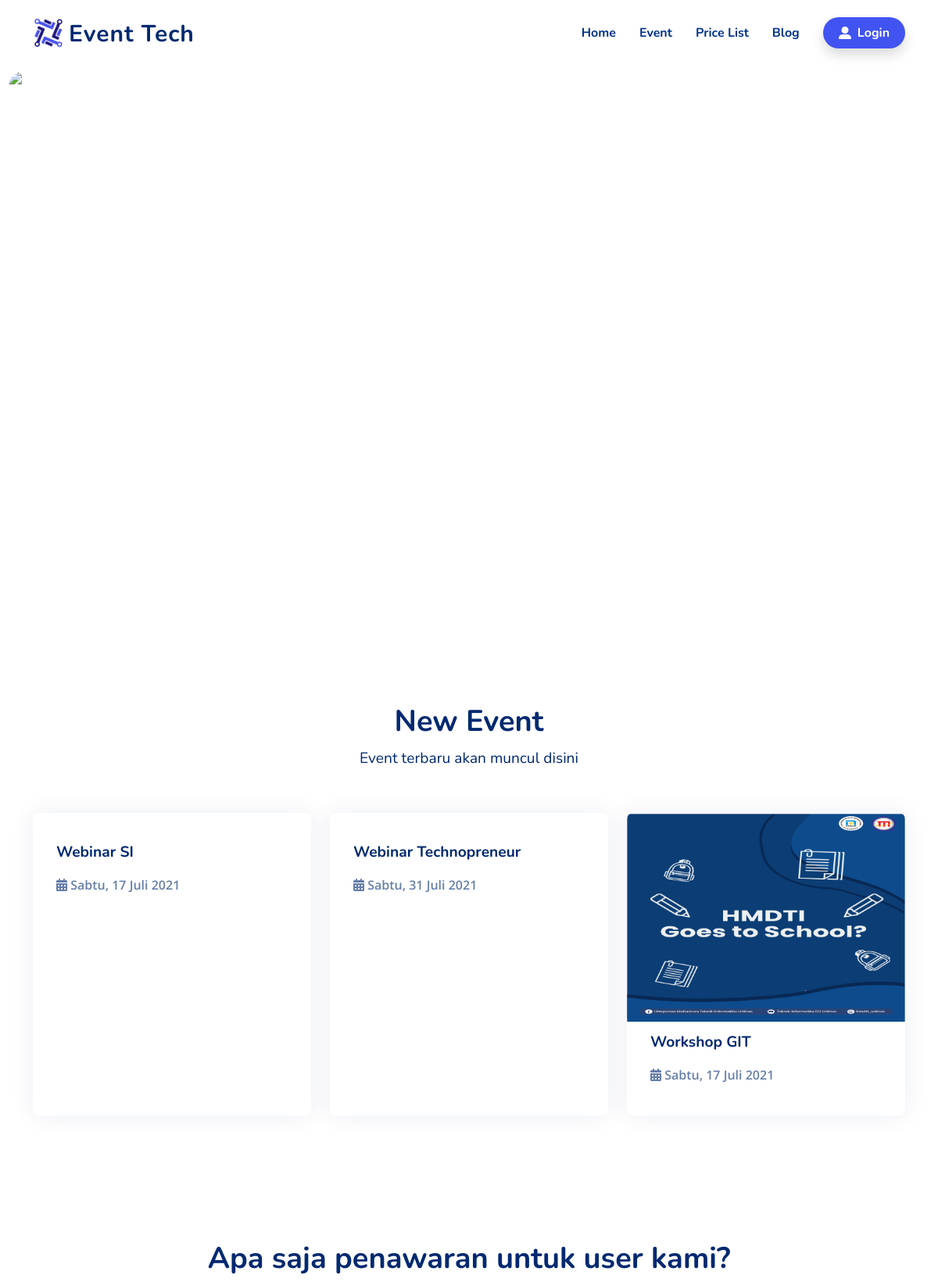
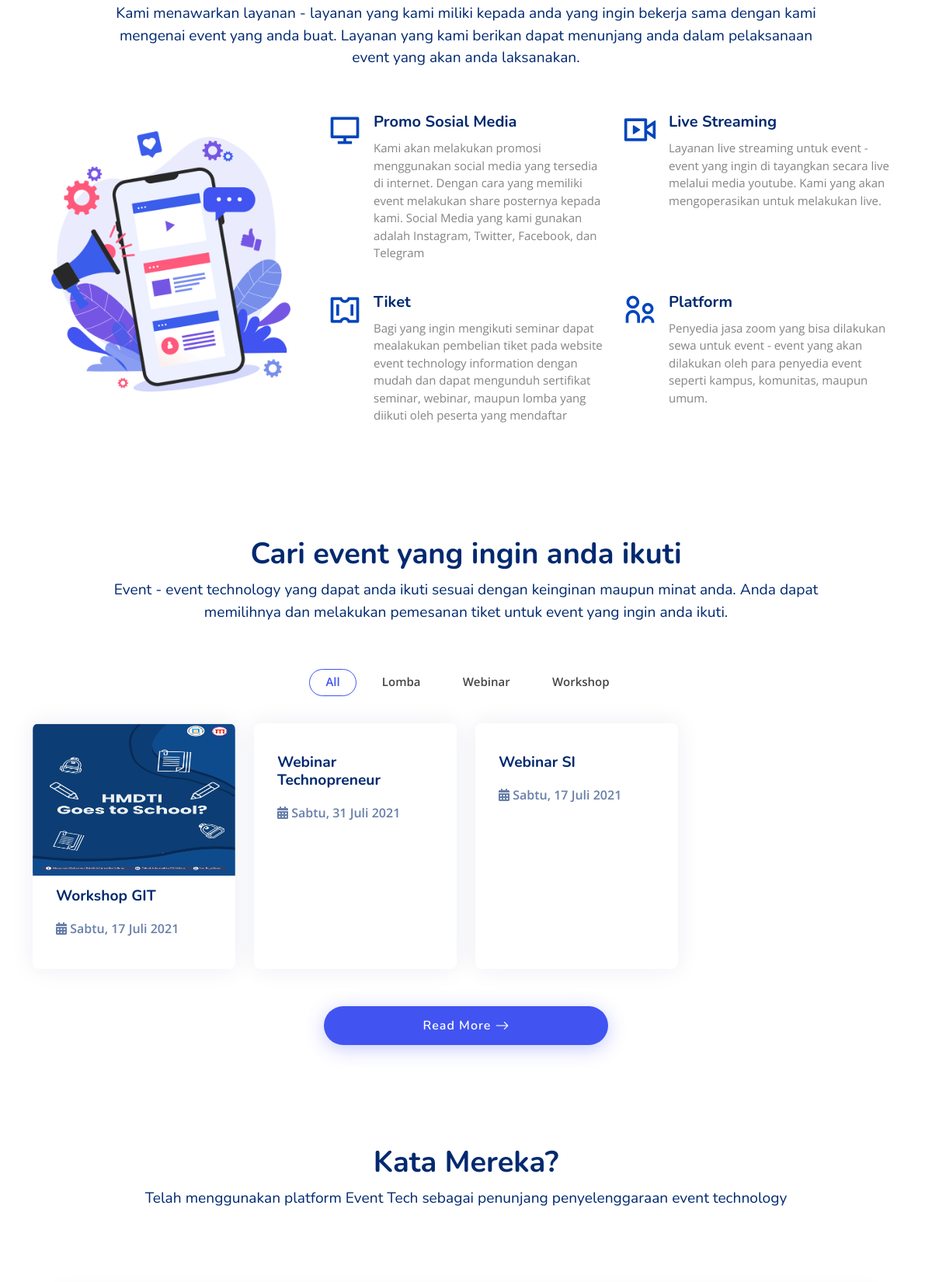
The page / (upper part) on the database its author committed (2 pictures, top to bottom).
### tables this page shows
CREATE TABLE `event` (
  `id` int(11) NOT NULL,
  `event_id` varchar(50) NOT NULL,
  `judul` varchar(128) NOT NULL,
  `category_id` int(11) NOT NULL,
  `deskripsi` text NOT NULL,
  `author` int(11) NOT NULL,
  `date_created` int(11) NOT NULL,
  `harga` varchar(30) NOT NULL,
  `kuota` int(5) NOT NULL,
  `tgl_event` datetime NOT NULL,
  `thumbs` varchar(128) DEFAULT NULL,
  `gambar` varchar(128) NOT NULL DEFAULT 'default.jpg',
  `status` int(11) NOT NULL
);

### application/modules/website/controllers/Website.php (called while the page is built, shortened)
<?php
class Website extends CI_Controller
{
  public function __construct()
  {
    $this->load->model('M_Website', 'website');
  }
  public function index()
  {
    $data['title'] = "Event Tech";
    $data['user'] = $this->db->get_where('user', ['email' =>
    $this->session->userdata('email')])->row_array();
    $data['newevent'] = $this->website->getnewEvent()->result_array();
    $data['workshop'] = $this->website->getAllWrkEvent()->result_array();
    $data['lomba'] = $this->website->getAllLmbEvent()->result_array();
    $data['webinar'] = $this->website->getAllWebEvent()->result_array();
    $data['testi'] = $this->website->getAllTestimoni()->result_array();
    $this->load->view('templates/webs/header', $data);
    $this->load->view('index');
    $this->load->view('templates/webs/footer');
  }
}

### index.php (called while the page is built, shortened)
<?php
require_once BASEPATH.'core/CodeIgniter.php';

### application/modules/website/models/M_Website.php (called while the page is built, shortened)
<?php
class M_Website extends CI_Model
{
  public function getnewEvent()
  {
    $this->db->select('event.*, categories.categories,user.*');
    $this->db->from('event');
    $this->db->join('categories', 'event.category_id = categories.id');
    $this->db->join('user', 'event.author = user.id');
    $this->db->order_by('event.id', 'desc');
    $this->db->limit('3');
    return $this->db->get();
  }
  public function getAllWrkEvent()
  {
    $query = "SELECT `event`.*, `categories`.`categories`, `user`.`name`, `user`. `role_id` FROM `event` JOIN `categories` ON `event`.`category_id` = `categories`.`id` JOIN user ON `event`.`author` = `user`.`id` WHERE `categories` = 'Workshop' ";
    return $this->db->query($query);
  }
  public function getAllWebEvent()
  {
    $query = "SELECT `event`.*, `categories`.`categories`, `user`.`name`, `user`. `role_id` FROM `event` JOIN `categories` ON `event`.`category_id` = `categories`.`id` JOIN user ON `event`.`author` = `user`.`id` WHERE `categories` = 'Webinar' ";
    return $this->db->query($query);
  }
}

### application/helpers/eventtech_helper.php (called while the page is built, shortened)
<?php
if (!function_exists('format_indo')) {
    function format_indo($date)
    {
        $Hari = array("Minggu", "Senin", "Selasa", "Rabu", "Kamis", "Jumat", "Sabtu");
        $Bulan = array("Januari", "Februari", "Maret", "April", "Mei", "Juni", "Juli", "Agustus", "September", "Oktober", "November", "Desember");
        $tahun = substr($date, 0, 4);
        $bulan = substr($date, 5, 2);
        $tgl = substr($date, 8, 2);
        $hari = date("w", strtotime($date));
        $result = $Hari[$hari] . ", " . $tgl . " " . $Bulan[(int)$bulan - 1] . " " . $tahun . " ";
        return $result;
    }
}

### application/modules/website/views/index.php (the view, shortened to what this page needs)
<section id="home" class=" hero d-flex align-items-center">
  <div class="container-fluid">
    <div id="carouselExampleIndicators" class="carousel slide" data-bs-ride="carousel">
      <div class="carousel-indicators">
        <button type="button" data-bs-target="#carouselExampleIndicators" data-bs-slide-to="0" class="active" aria-current="true" aria-label="Slide 1"></button>
        <button type="button" data-bs-target="#carouselExampleIndicators" data-bs-slide-to="1" aria-label="Slide 2"></button>
        <button type="button" data-bs-target="#carouselExampleIndicators" data-bs-slide-to="2" aria-label="Slide 3"></button>
      </div>
      <div class="carousel-inner">
        <div class="carousel-item">
          <img src="<?= base_url('assets/website/img/oncafe.jpg') ?>" class="d-block w-100">
        </div>
      </div>
      <button class="carousel-control-prev" type="button" data-bs-target="#carouselExampleIndicators" data-bs-slide="prev">
        <span class="carousel-control-prev-icon" aria-hidden="true"></span>
      </button>
      <button class="carousel-control-next" type="button" data-bs-target="#carouselExampleIndicators" data-bs-slide="next">
        <span class="carousel-control-next-icon" aria-hidden="true"></span>
      </button>
    </div>
  </div>
</section>
<main id="main">
  <section id="event" class="event">
    <div class="container" data-aos="fade-up">
      <header class="section-header">
        <h2>New Event</h2>
        <p>Event terbaru akan muncul disini</p>
      </header>
      <div class="row">
        <?php
         foreach ($newevent as $new) :
         ?>
          <div class="col-lg-4 eventpost">
            <a href="<?= base_url('website/detail_event/' . $new['event_id']) ?>">
              <div class="post-box">
                <div class="post-img"><img src="<?= base_url('assets/images/event/thumbs/' . $new['thumbs']) ?>" class="img-fluid" alt=""></div>
                <h3 class="post-title"><?= $new['judul'] ?></h3>
                <span class="post-date"><i class="fas fa-calendar-alt"></i> <?php $tgl = $new['tgl_event'];
                                                                             echo format_indo($tgl); ?></span>
              </div>
            </a>
          </div>
        <?php endforeach; ?>
      </div>
    </div>
  </section>
  <section id="features" class="features ">
    <div class="container" data-aos="fade-up">
      <header class="section-header">
        <h2>Apa saja penawaran untuk user kami?</h2>
        <p>Kami menawarkan layanan - layanan yang kami miliki kepada anda yang ingin
          bekerja sama dengan kami mengenai event yang anda buat. Layanan yang kami berikan dapat menunjang anda
          dalam
          pelaksanaan event yang akan anda laksanakan.</p>
      </header>
      <div class="feature-icons">
        <div class="row" data-aos="fade-up">
          <div class="col-xl-4 text-center" data-aos="fade-right" data-aos-delay="100">
            <img src="<?= base_url('assets/website') ?>/img/features-3.png" class="img-fluid p-4" alt="">
          </div>
          <div class="col-xl-8 d-flex content">
            <div class="row align-self-center gy-4">
              <div class="col-md-6 icon-box" data-aos="fade-up">
                <i class=" ri-computer-line"></i>
                <div>
                  <h4>Promo Sosial Media</h4>
                  <p>Kami akan melakukan promosi menggunakan social media yang tersedia di internet.
                    Dengan cara yang memiliki event melakukan share posternya kepada kami. Social Media yang kami
                    gunakan adalah Instagram, Twitter, Facebook, dan Telegram</p>
                </div>
              </div>
              <div class="col-md-6 icon-box" data-aos="fade-up" data-aos-delay="100">
                <i class="ri-live-line"></i>
                <div>
                  <h4>Live Streaming</h4>
                  <p>Layanan live streaming untuk event - event yang ingin di tayangkan secara live melalui media
                    youtube.
                    Kami yang akan mengoperasikan untuk melakukan live.</p>
                </div>
              </div>
              <div class="col-md-6 icon-box" data-aos="fade-up" data-aos-delay="200">
                <i class="ri-coupon-4-line"></i>
                <div>
                  <h4>Tiket</h4>
                  <p>Bagi yang ingin mengikuti seminar dapat mealakukan pembelian tiket pada website event technology
                    information
                    dengan mudah dan dapat mengunduh sertifikat seminar, webinar, maupun lomba yang diikuti oleh
                    peserta yang mendaftar</p>
                </div>
              </div>
              <div class="col-md-6 icon-box" data-aos="fade-up" data-aos-delay="300">
                <i class=" ri-parent-line"></i>
                <div>
                  <h4>Platform</h4>
                  <p>Penyedia jasa zoom yang bisa dilakukan sewa untuk event - event yang akan dilakukan oleh para
                    penyedia event seperti
                    kampus, komunitas, maupun umum.</p>
                </div>
              </div>
            </div>
          </div>
        </div>
      </div>
    </div>
  </section>
  <section id="event" class="portfolio event">
    <div class="container" data-aos="fade-up">
      <header class="section-header">
        <h2>Cari event yang ingin anda ikuti</h2>
        <p>Event - event technology yang dapat anda ikuti sesuai dengan keinginan maupun minat anda. Anda dapat
          memilihnya dan melakukan pemesanan tiket untuk event yang ingin anda ikuti.</p>
      </header>
      <div class="row" data-aos="fade-up" data-aos-delay="100">
        <div class="col-lg-12 d-flex justify-content-center">
          <ul id="portfolio-flters">
            <li data-filter="*" class="filter-active">All</li>
            <li data-filter=".filter-lomba">Lomba </li>
            <li data-filter=".filter-webinar">Webinar</li>
            <li data-filter=".filter-workshop">Workshop</li>
          </ul>
        </div>
      </div>
      <div class="row gy-4 portfolio-container" data-aos="fade-up" data-aos-delay="200">
        <?php foreach ($workshop as $f) : ?>
          <div class="col-lg-3 col-md-6 portfolio-item filter-workshop">
            <a href="<?= base_url('website/detail_event/' . $f['event_id']) ?>">
              <div class="post-box">
                <div class="post-img"><img src="<?= base_url('assets/images/event/thumbs/' . $f['thumbs']) ?>" class="img-fluid" alt=""></div>
                <h3 class="post-title"><?= $f['judul'] ?></h3>
                <span class="post-date"><i class="fas fa-calendar-alt"></i> <?php $tgl = $f['tgl_event'];
                                                                             echo format_indo($tgl); ?></span>
              </div>
            </a>
          </div>
        <?php endforeach; ?>
        <?php foreach ($webinar as $w) : ?>
          <div class="col-lg-3 col-md-6 portfolio-item filter-webinar">
            <a href="<?= base_url('website/detail_event/' . $w['event_id']) ?>">
              <div class="post-box">
                <div class="post-img"><img src="<?= base_url('assets/images/event/thumbs/' . $w['thumbs']) ?>" class="img-fluid" alt=""></div>
                <h3 class="post-title"><?= $w['judul'] ?></h3>
                <span class="post-date"><i class="fas fa-calendar-alt"></i> <?php $tgl = $w['tgl_event'];
                                                                             echo format_indo($tgl); ?></span>
              </div>
            </a>
          </div>
        <?php endforeach; ?>
      </div>
      <div class="text-center text-lg-start d-flex flex-column justify-content-center mt-5">
        <a href="<?= base_url('website/event') ?>" class="btn-read-more d-inline-flex align-items-center justify-content-center align-self-center">
          <span>Read More</span>
          <i class="bi bi-arrow-right"></i>
        </a>
      </div>
    </div>
  </section>
  <section id="testimonials" class="testimonials">
    <div class="container" data-aos="fade-up">
      <header class="section-header">
        <h2>Kata Mereka?</h2>
        <p>Telah menggunakan platform Event Tech sebagai penunjang penyelenggaraan event technology</p>
      </header>
      <div class="testimonials-slider swiper-container" data-aos="fade-up" data-aos-delay="200">
        <div class="swiper-wrapper">
          <?php foreach ($testi as $t) : ?>
            <div class="swiper-slide">
            </div>
          <?php endforeach; ?>
        </div>
      </div>
    </div>
  </section>
</main>

### assets/website/css/style.css (style rules this page uses)
:root { scroll-behavior: smooth; }
body { font-family: "Open Sans", sans-serif; color: #444444; }
a { color: #4154f1; text-decoration: none; }
h1, h2, h3, h4, h5, h6 { font-family: "Nunito", sans-serif; }
section { padding: 60px 0; overflow: hidden; }
.section-header { text-align: center; padding-bottom: 40px; }
.section-header p { padding: 0em 5em; font-size: 1.2rem; letter-spacing: 0px; font-weight: 400; font-family: 'Nunito', sans-serif; margin-top: 0.6em; color: #012970; }
.section-header h2 { margin: 10px 0 0 0; padding: 0; font-size: 38px; line-height: 42px; font-weight: 700; color: #012970; }
.hero { margin-top: 2em; }
.hero .carousel-inner { border-radius: 1em; }
.hero .carousel-item { height: 85vh; background: no-repeat scroll center scroll; }
.hero .carousel-item img { width: 100%; }
@media (min-width: 1024px) { .hero { background-attachment: fixed; } }
.btn-read-more { line-height: 0; padding: 1em 8em; border-radius: 2em; transition: 0.5s; color: #fff; background: #4154f1; box-shadow: 0px 5px 25px rgba(65, 84, 241, 0.3); }
.btn-read-more span { font-family: "Nunito", sans-serif; font-weight: 600; font-size: 16px; letter-spacing: 1px; }
.btn-read-more i { margin-left: 5px; font-size: 18px; transition: 0.3s; }
.features .feature-icons .content .icon-box { display: flex; }
.features .feature-icons .content .icon-box h4 { font-size: 20px; font-weight: 700; margin: 0 0 10px 0; color: #012970; }
.features .feature-icons .content .icon-box i { font-size: 44px; line-height: 44px; color: #0245bc; margin-right: 15px; }
.features .feature-icons .content .icon-box p { font-size: 15px; color: #848484; }
.portfolio #portfolio-flters { padding: 0; margin: 0 auto 25px auto; list-style: none; text-align: center; background: white; border-radius: 50px; padding: 2px 15px; }
.portfolio #portfolio-flters li { cursor: pointer; display: inline-block; padding: 8px 20px 10px 20px; font-size: 15px; font-weight: 600; line-height: 1; color: #444444; margin: 0 4px 8px 4px; transition: 0.3s; border-radius: 50px; border: 1px solid #fff; }
.portfolio #portfolio-flters li:hover, .portfolio #portfolio-flters li.filter-active { color: #4154f1; border-color: #4154f1; }
.portfolio #portfolio-flters li:last-child { margin-right: 0; }
.testimonials .swiper-slide { opacity: .3; }
.event .eventpost { margin-bottom: 2em; }
.event .post-box { box-shadow: 0px 0 30px rgba(1, 41, 112, 0.08); transition: 0.3s; height: 100%; overflow: hidden; padding: 30px; border-radius: 8px; position: relative; display: flex; flex-direction: column; }
.event .post-box .post-img { overflow: hidden; margin: -30px -30px 15px -30px; position: relative; }
.event .post-box .post-img img { transition: 0.5s; }
.event .post-box .post-date { font-size: 16px; font-weight: 600; color: rgba(1, 41, 112, 0.6); display: block; margin-bottom: 10px; }
.event .post-box .post-title { font-size: 1.2rem; color: #012970; font-weight: 700; margin-bottom: 18px; position: relative; transition: 0.3s; }
.event #portfolio-flters { padding: 0; margin: 0 auto 25px auto; list-style: none; text-align: center; background: white; border-radius: 50px; padding: 2px 15px; }
.event #portfolio-flters li { cursor: pointer; display: inline-block; padding: 8px 20px 10px 20px; font-size: 15px; font-weight: 600; line-height: 1; color: #444444; margin: 0 4px 8px 4px; transition: 0.3s; border-radius: 50px; border: 1px solid #fff; }
.event #portfolio-flters li:hover, .event #portfolio-flters li.filter-active { color: #4154f1; border-color: #4154f1; }
.event #portfolio-flters li:last-child { margin-right: 0; }

### rows shown on the page
event: judul "Webinar SI", tgl_event "Sabtu, 17 Juli 2021"
event: judul "Webinar Technopreneur", tgl_event "Sabtu, 31 Juli 2021"
event: thumbs (picture), judul "Workshop GIT", tgl_event "Sabtu, 17 Juli 2021"
